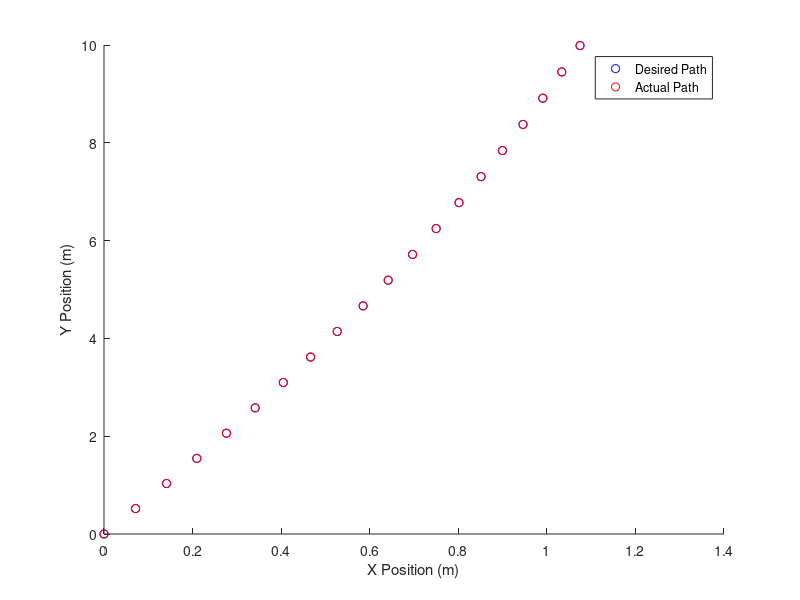
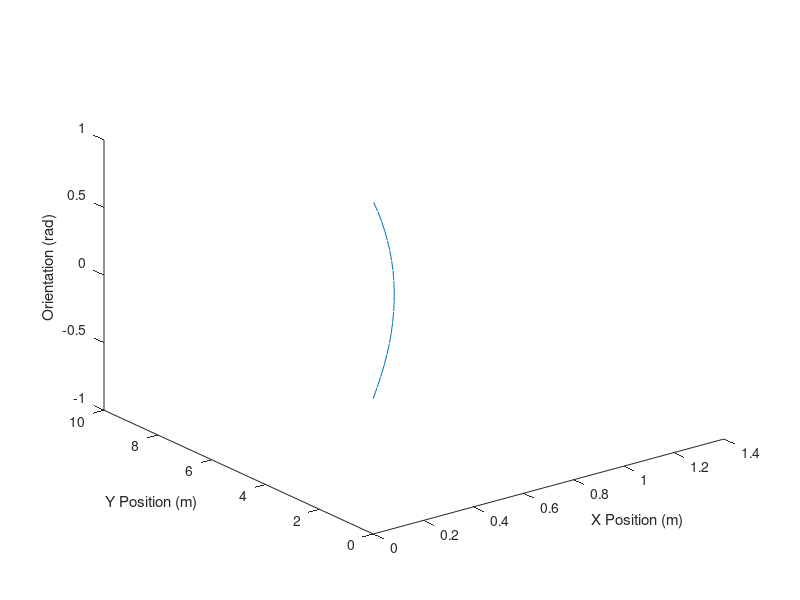

Recreate these plots in MATLAB, in order.
% Define the trajectory path as a series of (x,y) positions
path = [0,0;
        0.0713,0.5203;
        0.1412,1.0324;
        0.2096,1.5463;
        0.2764,2.0620;
        0.3414,2.5795;
        0.4048,3.0986;
        0.4665,3.6193;
        0.5266,4.1416;
        0.5850,4.6655;
        0.6417,5.1910;
        0.6967,5.7180;
        0.7500,6.2465;
        0.8016,6.7766;
        0.8515,7.3082;
        0.8996,7.8412;
        0.9461,8.3758;
        0.9908,8.9118;
        1.0337,9.4493;
        1.0749,9.9881];

% Define the robot's kinematic constraints
wheel_radius = 0.1; % meters
robot_width = 0.5; % meters

% Define the initial robot pose
x0 = 0;
y0 = 0;
theta0 = 0;

% Calculate the robot's pose at each point along the path
x = x0;
y = y0;
theta = theta0;
poses = zeros(size(path,1), 3);
for i = 2:size(path,1)
    % Calculate the distance traveled by the left and right wheels
    dl = sqrt((path(i,1)-path(i-1,1))^2 + (path(i,2)-path(i-1,2))^2);
    dr = dl;
    
    % Calculate the robot's orientation
    alpha = atan2(path(i,2)-path(i-1,2), path(i,1)-path(i-1,1)) - theta;
    
    % Calculate the robot's pose
    x = x + (dl+dr)/2 * cos(theta+alpha);
    y = y + (dl+dr)/2 * sin(theta+alpha);
    theta = theta + (dl-dr) / robot_width;
    
    % Store the robot's pose
    poses(i,:) = [x, y, theta];
end

% Plot the scatter plot of the robot's position
scatter(path(:,1), path(:,2), 'b');
hold on;
scatter(poses(:,1), poses(:,2), 'r');
xlabel('X Position (m)');
ylabel('Y Position (m)');
legend('Desired Path', 'Actual Path');

% Plot the 3D scan of the robot's path
figure;
plot3(poses(:,1), poses(:,2), poses(:,3));
xlabel('X Position (m)');
ylabel('Y Position (m)');
zlabel('Orientation (rad)');
